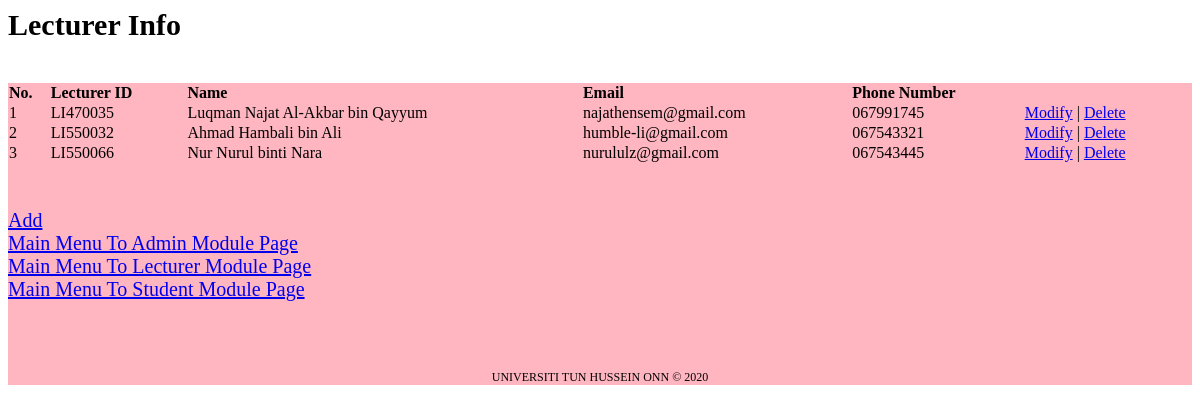
Screenshot of /admindb/lecturer_info_database.php with the database file from the repository.
### tables this page shows
CREATE TABLE `lecturerinfo` (
  `id` int(11) NOT NULL,
  `Lect_ID` varchar(8) NOT NULL,
  `Lect_Name` varchar(50) NOT NULL,
  `Lect_Email` varchar(50) NOT NULL,
  `Lect_Phone` varchar(10) NOT NULL
);

### admindb/lecturer_info_database.php (the view, shortened to what this page needs)
<html>
   <head>
        <link rel="stylesheet" type="text/css" href="../programinfo/css/welcome_style.css">
   </head>
   <body>
       <h2 style="font-size : 30px;">Lecturer Info</h2>
       <br>
       <div style="background-color : lightpink; font-size : 20px;">
        <table>
            <tr>
            <th>No.</th>
            <th>Lecturer ID</th>
            <th>Name</th>
            <th>Email</th>
            <th>Phone Number</th>
            </tr>
<?php
$host = "localhost";
$dbusername = "root";
$dbpassword = "";
$dbname = "project";
$conn = new mysqli ($host, $dbusername, $dbpassword, $dbname);
$sql = "SELECT * FROM lecturerinfo";
$result = $conn->query($sql);
if (!empty($result) && $result->num_rows > 0) {
  while($row = $result->fetch_assoc()) {
    $id = $row["id"];
    echo "<tr><td>" . $row["id"]. "</td><td>" . $row["Lect_ID"]. "</td><td>" . $row["Lect_Name"]. "</td><td> " . $row["Lect_Email"]. "</td><td>" . $row["Lect_Phone"] . "</td><td> <a href='modify_lecturer.php?modifyid=$id'>Modify</a> | <a href='delete_lecturer.php?deleteid=$id'>Delete</a>" . " </td></tr>";
  }
    echo "</table>";
} else {
  echo "0 results";
}
?>
    <br><br>
    <div style="align-content: center">
    <a href='add_lecturer.php'>Add</a><br>
    <a href='welcome.php'>Main Menu To Admin Module Page</a><br>
    <a href='welcome_lecturer.php'>Main Menu To Lecturer Module Page</a><br>
    <a href='welcome_student.php'>Main Menu To Student Module Page</a>
       </div>
    <br>
           <br>
           <br>
    <footer style="font-size : 12px; text-align : center;">
    UNIVERSITI TUN HUSSEIN ONN &copy 2020 </footer>
       </div>
   </body>
</html>

### css/welcome_style.css (style rules this page uses)
body { font-family:Nunito; font-size:14px; }

### admindb/lecturer_info_database.php (style rules this page uses)
table { border-collapse: collapse; width: 100%; text-align: left }

### rows the page displays
lecturerinfo: id "1", Lect_ID "LI470035", Lect_Name "Luqman Najat Al-Akbar bin Qayyum", Lect_Email "najathensem@gmail.com", Lect_Phone "067991745"
lecturerinfo: id "2", Lect_ID "LI550032", Lect_Name "Ahmad Hambali bin Ali", Lect_Email "humble-li@gmail.com", Lect_Phone "067543321"
lecturerinfo: id "3", Lect_ID "LI550066", Lect_Name "Nur Nurul binti Nara", Lect_Email "nurululz@gmail.com", Lect_Phone "067543445"
